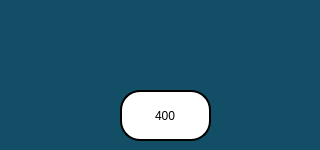
    <widget class="QWidget" name="tab_45">
     <property name="styleSheet">
      <string notr="true">
background-color: rgb(18, 78, 102);


</string>
     </property>
     <attribute name="title">
      <string>Page</string>
     </attribute>
     <widget class="QPushButton" name="singleburstdown_but">
      <property name="geometry">
       <rect>
        <x>240</x>
        <y>80</y>
        <width>71</width>
        <height>61</height>
       </rect>
      </property>
      <property name="styleSheet">
       <string notr="true">image: url(:/images/d2.png);
background-color:transparent;
border:none;</string>
      </property>
      <property name="text">
       <string/>
      </property>
     </widget>
     <widget class="QPushButton" name="singleburstup_but">
      <property name="geometry">
       <rect>
        <x>20</x>
        <y>80</y>
        <width>71</width>
        <height>61</height>
       </rect>
      </property>
      <property name="styleSheet">
       <string notr="true">image: url(:/images/up2.png);
background-color:transparent;
border:none;</string>
      </property>
      <property name="text">
       <string/>
      </property>
     </widget>
     <widget class="QLineEdit" name="lineEdit_78">
      <property name="geometry">
       <rect>
        <x>120</x>
        <y>90</y>
        <width>91</width>
        <height>51</height>
       </rect>
      </property>
      <property name="styleSheet">
       <string notr="true">font:25pt &quot;Ubuntu&quot;;
background-color: rgb(255,255,255);
border-radius:20px;
border:2px solid black;</string>
      </property>
      <property name="text">
       <string>400</string>
      </property>
      <property name="alignment">
       <set>Qt::AlignCenter</set>
      </property>
     </widget>
     <zorder>lineEdit_78</zorder>
     <zorder>singleburstup_but</zorder>
     <zorder>singleburstdown_but</zorder>
    </widget>
